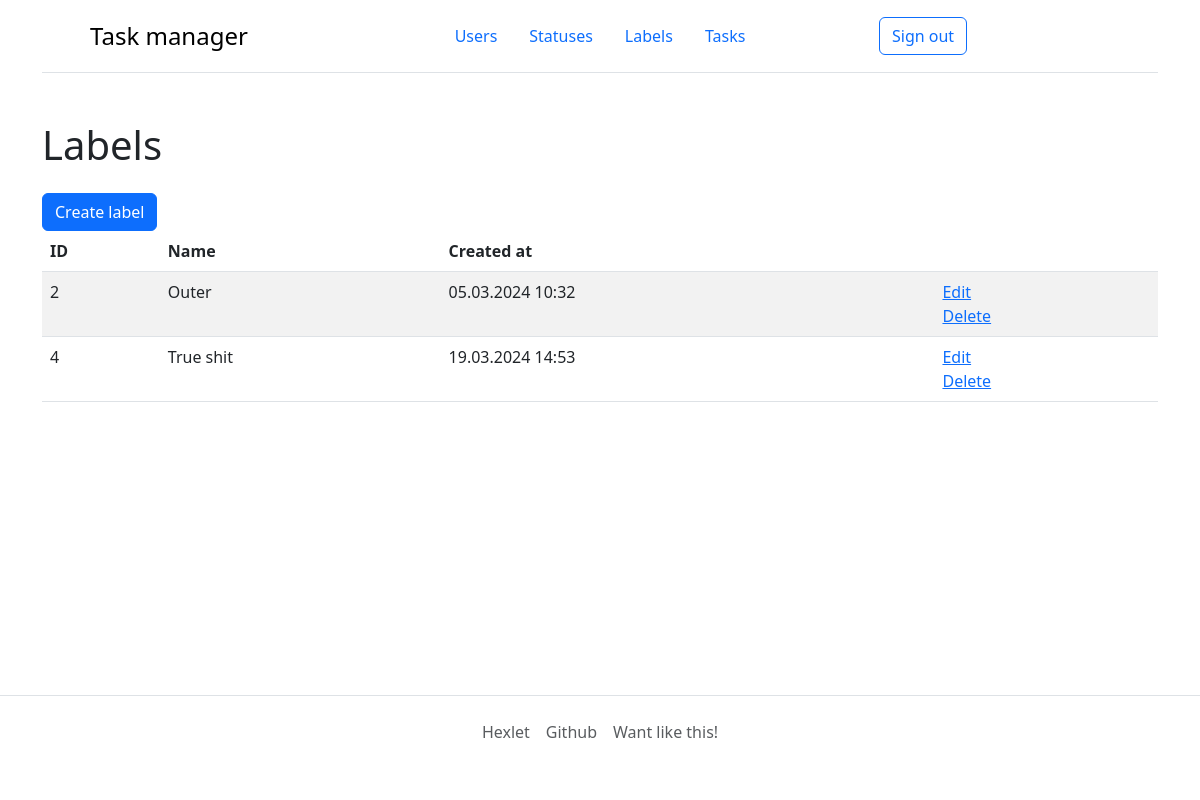
/labels/ (signed in), run on an earlier commit of the app's database.
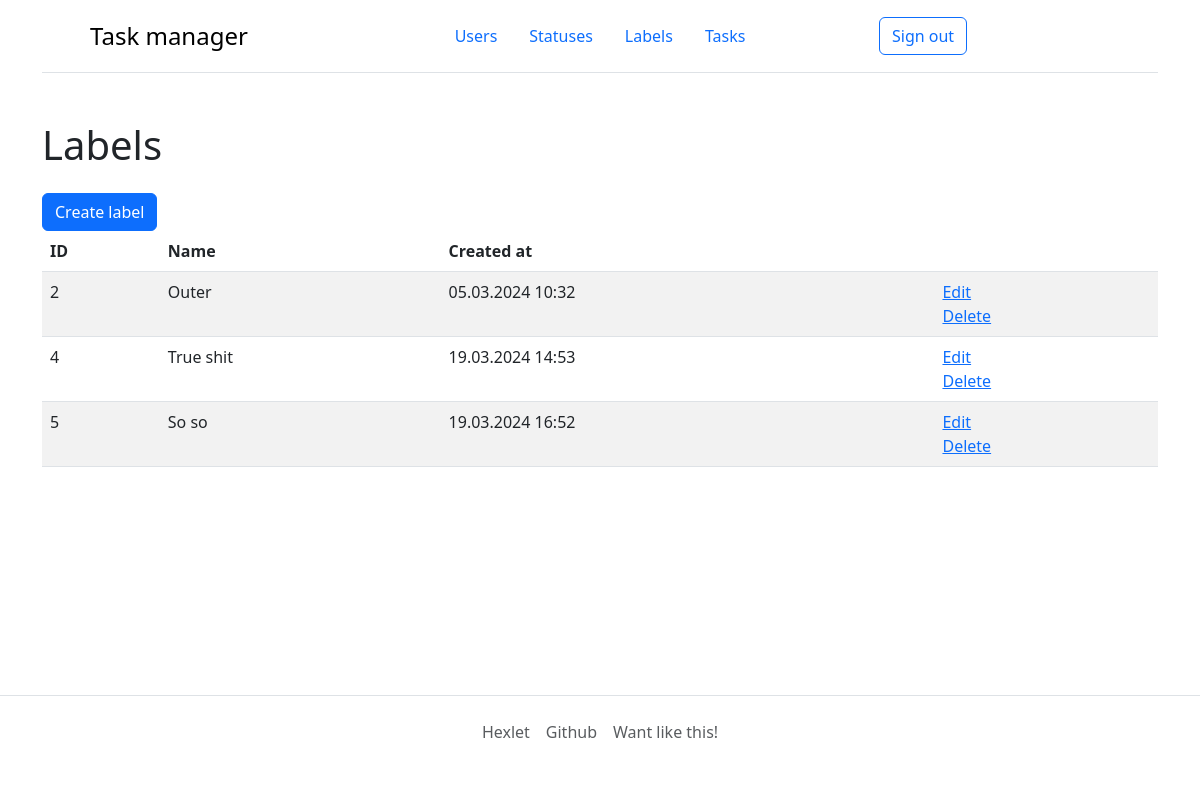
And on a later commit of the database.
### task_manager/labels/models.py (models this page shows, shortened)
class Label(models.Model):
    name = models.CharField(max_length=255,
                            unique=True)
    created_at = models.DateTimeField(auto_now_add=True)
    class Meta:
        verbose_name = _('Label')

### task_manager/labels/views.py (the view)
# urls.py: path('', ListLabelView.as_view(), name='labels_index'),
class ListLabelView(LoginRequired, ListView):
    model = Label
    context_object_name = 'labels'
    template_name = 'labels/index.html'

### task_manager/service_tools/permissions.py (called while the page is built)
    def dispatch(self, request, *args, **kwargs):
        if not request.user.is_authenticated:
            messages.error(request, self.err_message)
            return redirect(reverse_lazy('login'))
        return super().dispatch(request, *args, **kwargs) # noqa

### task_manager/templates/labels/index.html (shortened to what this page needs)
{% extends "basement.html" %}
{% load django_bootstrap5 i18n %}
{% block content %}
    <h1 class="my-4">{% trans 'Labels' %}</h1>
    <form action="{% url 'labels_create' %}">
    {% trans 'Create label' as button_name %}
    {% bootstrap_button button_type='submit' content=button_name %}
    </form>
    <table class="table table-striped">
        <thead>
            <tr>
                <th>ID</th>
                <th>{% trans "Name" %}</th>
                <th>{% trans "Created at" %}</th>
                <th></th>
            </tr>
        </thead>
        {% if labels %}
        <tbody>
        {% for label in labels %}
            <tr>
                <td>{{ label.pk }}</td>
                <td>{{ label.name }}</td>
                <td>{{ label.created_at|date:"d.m.Y H:i" }}</td>
                <td>
                    <a href="{% url 'labels_update' label.pk %}">{% trans "Edit" %}</a>
                    <br>
                    <a href="{% url 'labels_delete' label.pk %}">{% trans "Delete" %}</a>
                </td>
            </tr>
        {% endfor %}
        </tbody>
        {% endif %}
    </table>
{% endblock %}

What changed in the data, as far as the page shows it:
added Label: pk "5", name "So so", created_at "19.03.2024 16:52"
